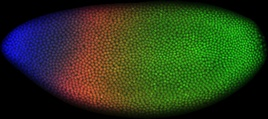
#> input picture Lab08 - Watershed/image.jpg, 268 x 119 px, shrunk from 1275 x 567 before the run; the run also reads 1 picture not shown here
$ jupyter execute lab08.ipynb
#> lines starting #> are read from the running program, lines starting #| are printed output that depends on the picture; after the words box and inside, x2 and y2 are one past the last pixel; in counts of white or black regions, pixels touching at a corner belong together
[cell 1]
# code here
import cv2 as cv
import matplotlib.pyplot as plt
import numpy as np

1) Aplique nas imagens abaixo o algortimo Watershed para realizar a contagem de células. Faça tanto para  a imagem original e para a imagem gradiente

[cell 2]
def watershed(img):
    trhesh, img_bin = cv.threshold(img, 0, 255, cv.THRESH_BINARY_INV + cv.THRESH_OTSU)

    kernel = np.ones((3,3),np.uint8)
    abertura = cv.morphologyEx(img_bin, cv.MORPH_OPEN, kernel, iterations=2)

    back_ground = cv.dilate(abertura, kernel, iterations=2)

    dist_transform = cv.distanceTransform(abertura, cv.DIST_L2, 5)
    trhesh, fore_ground = cv.threshold(dist_transform, 0.7 * dist_transform.max(), 255, 0)

    fore_ground = np.uint8(fore_ground)

    areas_desconhecidas = cv.subtract(back_ground, fore_ground)

    qtd_objetos, markers = cv.connectedComponents(fore_ground)

    markers = markers + 1

    markers[areas_desconhecidas == 255] = 0

    markers = cv.watershed(cv.cvtColor(img, cv.COLOR_GRAY2BGR), markers)

    img_color = cv.cvtColor(img, cv.COLOR_GRAY2BGR)
    img_color[markers == -1] = [255, 0, 0]


    plt.imshow(img_color)
    plt.title('Segmentação com Watershed')
    plt.axis('off')
    plt.show()

    return qtd_objetos, img_color

def sobel(image):
    sobelx = cv.Sobel(image, cv.CV_64F, 1, 0, ksize=3)
    sobely = cv.Sobel(image, cv.CV_64F, 0, 1, ksize=3)
    sobel = cv.magnitude(sobelx, sobely)

    sobel = np.uint8(255 * sobel / np.max(sobel))

    plt.imshow(sobel, cmap='gray')
    plt.title('Imagem com Sobel')
    plt.axis('off')
    plt.show()

    return sobel

[cell 3]
img1 = cv.imread("image.jpg", cv.IMREAD_GRAYSCALE)
#> img1: shape (119, 268); min 0, max 155, mean 49.9
plt.imshow(img1, cmap='gray', vmin=0, vmax=255)

ret, segmented_image = watershed(img1)
#> in watershed, `trhesh, img_bin = cv.threshold(img, 0, 255, cv.THRESH_BINARY_INV + cv...`:
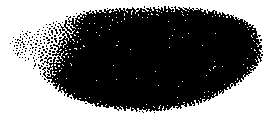
#> img_bin: shape (119, 268); 44.9% white; 161 white regions (160 under 20 px), largest, box (x1, y1, x2, y2) and area: (0, 0, 268, 119) 14025
#> in watershed, `trhesh, img_bin = cv.threshold(img, 0, 255, cv.THRESH_BINARY_INV + cv...`: trhesh = 46
#> in watershed, `abertura = cv.morphologyEx(img_bin, cv.MORPH_OPEN, kernel, iterations=2)`: abertura: shape (119, 268); 38.1% white; 2 white regions, box (x1, y1, x2, y2) and area: (0, 0, 268, 119) 12137, (25, 52, 30, 57) 25
#> in watershed, `back_ground = cv.dilate(abertura, kernel, iterations=2)`: back_ground: shape (119, 268); 42.8% white; 1 white region, box (x1, y1, x2, y2) and area: (0, 0, 268, 119) 13660
#> in watershed, `trhesh, fore_ground = cv.threshold(dist_transform, 0.7 * dist_transfor..`: fore_ground: shape (119, 268) float32; 1.1% white; 2 white regions (1 under 20 px), largest, box (x1, y1, x2, y2) and area: (0, 95, 27, 119) 337
#> in watershed, `trhesh, fore_ground = cv.threshold(dist_transform, 0.7 * dist_transfor..`: trhesh = 41.01
#> in watershed, `areas_desconhecidas = cv.subtract(back_ground, fore_ground)`: areas_desconhecidas: shape (119, 268); 41.7% white; 1 white region, box (x1, y1, x2, y2) and area: (0, 0, 268, 119) 13305
#> in watershed, `qtd_objetos, markers = cv.connectedComponents(fore_ground)`: markers: shape (119, 268) int32; 3 distinct labels, from 0 to 2
#> in watershed, `qtd_objetos, markers = cv.connectedComponents(fore_ground)`: qtd_objetos = 3
#> in watershed, `markers = markers + 1`: markers: shape (119, 268) int32; 3 distinct labels, from 1 to 3
#> in watershed, `markers[areas_desconhecidas == 255] = 0`: markers: shape (119, 268) int32; 4 distinct labels, from 0 to 3
#> in watershed, `markers = cv.watershed(cv.cvtColor(img, cv.COLOR_GRAY2BGR), markers)`: markers: shape (119, 268) int32; 4 distinct labels, from -1 to 3
#> in watershed, `img_color[markers == -1] = [255, 0, 0]`:
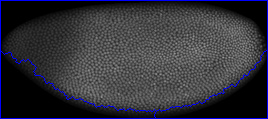
#> img_color: shape (119, 268, 3); mean B, G, R 58.2, 49.4, 49.4
#> ret = 3


sobel_image = sobel(img1)
ret2, segmented_image2 = watershed(sobel_image)
#> in watershed (call 2), `trhesh, img_bin = cv.threshold(img, 0, 255, cv.THRESH_BINARY_INV + cv...`: img_bin: shape (119, 268); 60.2% white; black in thin lines or dots
#> in watershed (call 2), `trhesh, img_bin = cv.threshold(img, 0, 255, cv.THRESH_BINARY_INV + cv...`: trhesh = 63
#> in watershed (call 2), `abertura = cv.morphologyEx(img_bin, cv.MORPH_OPEN, kernel, iterations=2)`: abertura: shape (119, 268); 37.5% white; 6 white regions, box (x1, y1, x2, y2) and area: (0, 0, 268, 119) 10505, (145, 0, 268, 43) 1365, (49, 65, 55, 71) 35, (44, 43, 49, 48) 25, (54, 59, 59, 64) 25, (264, 51, 268, 56) 20
#> in watershed (call 2), `back_ground = cv.dilate(abertura, kernel, iterations=2)`: back_ground: shape (119, 268); 43% white; 3 white regions, box (x1, y1, x2, y2) and area: (0, 0, 268, 119) 11953, (143, 0, 268, 45) 1721, (262, 49, 268, 58) 54
#> in watershed (call 2), `trhesh, fore_ground = cv.threshold(dist_transform, 0.7 * dist_transfor..`:
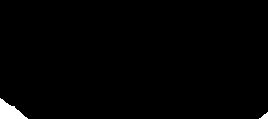
#> fore_ground: shape (119, 268) float32; 1.1% white; 2 white regions, box (x1, y1, x2, y2) and area: (0, 98, 28, 119) 319, (259, 112, 268, 119) 34
#> in watershed (call 2), `trhesh, fore_ground = cv.threshold(dist_transform, 0.7 * dist_transfor..`: trhesh = 38.17
#> in watershed (call 2), `areas_desconhecidas = cv.subtract(back_ground, fore_ground)`: areas_desconhecidas: shape (119, 268); 41.9% white; 3 white regions, box (x1, y1, x2, y2) and area: (0, 0, 268, 119) 11600, (143, 0, 268, 45) 1721, (262, 49, 268, 58) 54
#> in watershed (call 2), `qtd_objetos, markers = cv.connectedComponents(fore_ground)`: markers: shape (119, 268) int32; 3 distinct labels, from 0 to 2
#> in watershed (call 2), `markers = markers + 1`: markers: shape (119, 268) int32; 3 distinct labels, from 1 to 3
#> in watershed (call 2), `markers[areas_desconhecidas == 255] = 0`: markers: shape (119, 268) int32; 4 distinct labels, from 0 to 3
#> in watershed (call 2), `markers = cv.watershed(cv.cvtColor(img, cv.COLOR_GRAY2BGR), markers)`: markers: shape (119, 268) int32; 4 distinct labels, from -1 to 3
#> in watershed (call 2), `img_color[markers == -1] = [255, 0, 0]`:
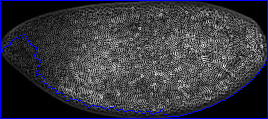
#> img_color: shape (119, 268, 3); mean B, G, R 63.8, 55, 55
#> ret2 = 3

[cell 4]
img2 = cv.imread("image2.jpg", cv.IMREAD_GRAYSCALE)
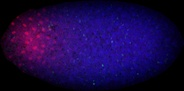
#> input picture Lab08 - Watershed/image2.jpg, 184 x 91 px, shrunk from 876 x 432 before the run
#> img2: shape (91, 184); min 0, max 99, mean 19.5

plt.imshow(img2, cmap='gray', vmin=0, vmax=255);

ret, segmented_image = watershed(img2)
#> in watershed (call 3), `trhesh, img_bin = cv.threshold(img, 0, 255, cv.THRESH_BINARY_INV + cv...`:
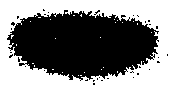
#> img_bin: shape (91, 184); 53.9% white; 34 black regions (33 under 20 px), largest, box (x1, y1, x2, y2) and area: (7, 10, 159, 81) 7609
#> in watershed (call 3), `trhesh, img_bin = cv.threshold(img, 0, 255, cv.THRESH_BINARY_INV + cv...`: trhesh = 20
#> in watershed (call 3), `abertura = cv.morphologyEx(img_bin, cv.MORPH_OPEN, kernel, iterations=2)`: abertura: shape (91, 184); 49.8% white; 1 white region, box (x1, y1, x2, y2) and area: (0, 0, 184, 91) 8339
#> in watershed (call 3), `back_ground = cv.dilate(abertura, kernel, iterations=2)`: back_ground: shape (91, 184); 55.8% white; 1 black region, box (x1, y1, x2, y2) and area: (10, 13, 156, 79) 7401
#> in watershed (call 3), `trhesh, fore_ground = cv.threshold(dist_transform, 0.7 * dist_transfor..`:
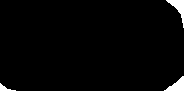
#> fore_ground: shape (91, 184) float32; 2.3% white; 3 white regions, box (x1, y1, x2, y2) and area: (166, 0, 184, 28) 172, (164, 76, 184, 91) 154, (0, 83, 16, 91) 51
#> in watershed (call 3), `trhesh, fore_ground = cv.threshold(dist_transform, 0.7 * dist_transfor..`: trhesh = 25.75
#> in watershed (call 3), `qtd_objetos, markers = cv.connectedComponents(fore_ground)`: markers: shape (91, 184) int32; 4 distinct labels, from 0 to 3
#> in watershed (call 3), `qtd_objetos, markers = cv.connectedComponents(fore_ground)`: qtd_objetos = 4
#> in watershed (call 3), `markers = markers + 1`: markers: shape (91, 184) int32; 4 distinct labels, from 1 to 4
#> in watershed (call 3), `markers[areas_desconhecidas == 255] = 0`:
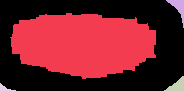
#> markers: shape (91, 184) int32; 5 distinct labels, from 0 to 4; one colour per label, 0 black
#> in watershed (call 3), `markers = cv.watershed(cv.cvtColor(img, cv.COLOR_GRAY2BGR), markers)`:
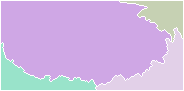
#> markers: shape (91, 184) int32; 5 distinct labels, from -1 to 4; one colour per label, 0 black, -1 white
#> in watershed (call 3), `img_color[markers == -1] = [255, 0, 0]`:
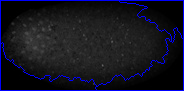
#> img_color: shape (91, 184, 3); mean B, G, R 32.9, 19.2, 19.2
#> ret = 4

sobel_image = sobel(img2)
ret2, segmented_image2 = watershed(sobel_image)
#> ret2 = 5

[cell 5]
img3 = cv.imread("feijao.jpg", cv.IMREAD_GRAYSCALE)

plt.imshow(img3, cmap='gray', vmin=0, vmax=255)

ret, segmented_image = watershed(img3)
#> ret = 5

sobel_image = sobel(img3)
ret2, segmented_image2 = watershed(sobel_image)
